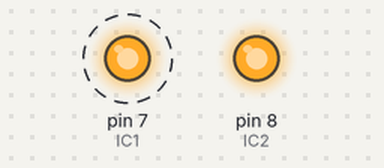
Recording of a sketch running on a simulated Arduino Uno, built with avr-gcc and run on an emulated ATmega328P. Parts: output pins drawn as LEDs (lit = HIGH). Dashed ring = blinking.

Above: at 0.5 s.
At 2.5 s:
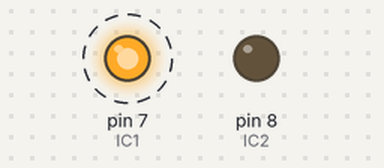
Timing chart, 0 to 5.2 s (numbered marks = the images above):
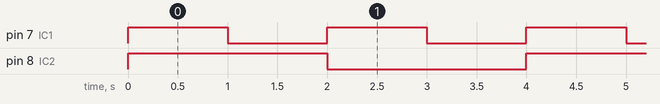

Measured:
- by itself, pin 7 (IC1): alternates HIGH for 1.0 s and LOW for 1.0 s
- by itself, pin 8 (IC2): alternates HIGH for 2.0 s and LOW for 2.0 s
- by itself, everything shown: repeats every 4.0 s, in 4 steps

The sketch:

sketch.ino
```cpp
/* Logiske kretser med arduino

Dette programmet går igjennom alle stadiene i en AND gate:
- 1 & 1
- 0 & 1
- 1 & 0
- 0 & 0

*/
const int IC1 = 7; // Første led på pin 7
const int IC2 = 8; // Andre led på pin 8

void setup() {

  pinMode(IC1, OUTPUT); // Sette IC1 pin som utgang
  pinMode(IC2, OUTPUT); // Sette IC2 pin som utgang

}

void loop() {

  // Begge inngangene i IC er HIGH = led vil lyse:
  digitalWrite(IC1, HIGH);
  digitalWrite(IC2, HIGH);
  delay(1000);

  // Inngang 1 er LOW, og inngang 2 er HIGH = led vil ikke lyse:
  digitalWrite(IC1, LOW);
  digitalWrite(IC2, HIGH);
  delay(1000);

  // Inngang 1 er HIGH, og inngang 2 er LOW = led vil ikke lyse:
  digitalWrite(IC1, HIGH);
  digitalWrite(IC2, LOW);
  delay(1000);

  // Begge inngangene er LOW = led vil ikke lyse
  digitalWrite(IC1, LOW);
  digitalWrite(IC2, LOW);
  delay(1000);
}
```
